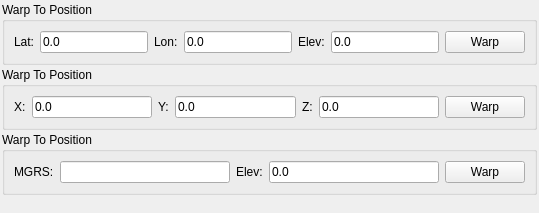
       <widget class="QWidget" name="mControlsCameraTab" >
        <attribute name="title" >
         <string>Camera</string>
        </attribute>
        <layout class="QVBoxLayout" >
         <property name="spacing" >
          <number>2</number>
         </property>
         <property name="margin" >
          <number>2</number>
         </property>
         <item>
          <widget class="QGroupBox" name="mWarpToLatLonGroup" >
           <property name="sizePolicy" >
            <sizepolicy vsizetype="Maximum" hsizetype="Preferred" >
             <horstretch>0</horstretch>
             <verstretch>0</verstretch>
            </sizepolicy>
           </property>
           <property name="title" >
            <string>Warp To Position</string>
           </property>
           <layout class="QVBoxLayout" >
            <item>
             <layout class="QHBoxLayout" >
              <item>
               <widget class="QLabel" name="mWarpToLatLabel" >
                <property name="text" >
                 <string>Lat:</string>
                </property>
               </widget>
              </item>
              <item>
               <widget class="QLineEdit" name="mWarpToLat" >
                <property name="toolTip" >
                 <string>The Latitude of the entity (North-South)</string>
                </property>
                <property name="text" >
                 <string>0.0</string>
                </property>
                <property name="readOnly" >
                 <bool>false</bool>
                </property>
               </widget>
              </item>
              <item>
               <widget class="QLabel" name="mWarpToLonLabel" >
                <property name="text" >
                 <string>Lon:</string>
                </property>
               </widget>
              </item>
              <item>
               <widget class="QLineEdit" name="mWarpToLon" >
                <property name="toolTip" >
                 <string>The longitude of the entity (East-West)</string>
                </property>
                <property name="text" >
                 <string>0.0</string>
                </property>
                <property name="readOnly" >
                 <bool>false</bool>
                </property>
               </widget>
              </item>
              <item>
               <widget class="QLabel" name="mWarpToLLElevLabel" >
                <property name="text" >
                 <string>Elev:</string>
                </property>
               </widget>
              </item>
              <item>
               <widget class="QLineEdit" name="mWarpToLLElev" >
                <property name="text" >
                 <string>0.0</string>
                </property>
               </widget>
              </item>
              <item>
               <widget class="QPushButton" name="mWarpToLLButton" >
                <property name="text" >
                 <string>Warp</string>
                </property>
               </widget>
              </item>
             </layout>
            </item>
           </layout>
          </widget>
         </item>
         <item>
          <widget class="QGroupBox" name="mWarpToXYZGroup" >
           <property name="sizePolicy" >
            <sizepolicy vsizetype="Maximum" hsizetype="Preferred" >
             <horstretch>0</horstretch>
             <verstretch>0</verstretch>
            </sizepolicy>
           </property>
           <property name="title" >
            <string>Warp To Position</string>
           </property>
           <layout class="QVBoxLayout" >
            <item>
             <layout class="QHBoxLayout" >
              <item>
               <widget class="QLabel" name="mWarpToXLabel" >
                <property name="text" >
                 <string>X:</string>
                </property>
               </widget>
              </item>
              <item>
               <widget class="QLineEdit" name="mWarpToX" >
                <property name="toolTip" >
                 <string>The Latitude of the entity (North-South)</string>
                </property>
                <property name="text" >
                 <string>0.0</string>
                </property>
                <property name="readOnly" >
                 <bool>false</bool>
                </property>
               </widget>
              </item>
              <item>
               <widget class="QLabel" name="mWarpToYLabel" >
                <property name="text" >
                 <string>Y:</string>
                </property>
               </widget>
              </item>
              <item>
               <widget class="QLineEdit" name="mWarpToY" >
                <property name="toolTip" >
                 <string>The longitude of the entity (East-West)</string>
                </property>
                <property name="text" >
                 <string>0.0</string>
                </property>
                <property name="readOnly" >
                 <bool>false</bool>
                </property>
               </widget>
              </item>
              <item>
               <widget class="QLabel" name="mWarpToZLabel" >
                <property name="text" >
                 <string>Z:</string>
                </property>
               </widget>
              </item>
              <item>
               <widget class="QLineEdit" name="mWarpToZ" >
                <property name="text" >
                 <string>0.0</string>
                </property>
               </widget>
              </item>
              <item>
               <widget class="QPushButton" name="mWarpToXYZButton" >
                <property name="text" >
                 <string>Warp</string>
                </property>
               </widget>
              </item>
             </layout>
            </item>
           </layout>
          </widget>
         </item>
         <item>
          <widget class="QGroupBox" name="mWarpToMGRSGroup" >
           <property name="sizePolicy" >
            <sizepolicy vsizetype="Maximum" hsizetype="Preferred" >
             <horstretch>0</horstretch>
             <verstretch>0</verstretch>
            </sizepolicy>
           </property>
           <property name="title" >
            <string>Warp To Position</string>
           </property>
           <layout class="QVBoxLayout" >
            <item>
             <layout class="QHBoxLayout" >
              <item>
               <widget class="QLabel" name="mWarpToMGRSLabel" >
                <property name="text" >
                 <string>MGRS:</string>
                </property>
               </widget>
              </item>
              <item>
               <widget class="QLineEdit" name="mWarpToMGRS" >
                <property name="toolTip" >
                 <string>The Latitude of the entity (North-South)</string>
                </property>
                <property name="readOnly" >
                 <bool>false</bool>
                </property>
               </widget>
              </item>
              <item>
               <widget class="QLabel" name="mWarpToMGRSElevLabel" >
                <property name="text" >
                 <string>Elev:</string>
                </property>
               </widget>
              </item>
              <item>
               <widget class="QLineEdit" name="mWarpToMGRSElev" >
                <property name="text" >
                 <string>0.0</string>
                </property>
               </widget>
              </item>
              <item>
               <widget class="QPushButton" name="mWarpToMGRSButton" >
                <property name="text" >
                 <string>Warp</string>
                </property>
               </widget>
              </item>
             </layout>
            </item>
           </layout>
          </widget>
         </item>
         <item>
          <widget class="QLabel" name="mControlsCameraImageLabel" >
           <property name="sizePolicy" >
            <sizepolicy vsizetype="Minimum" hsizetype="Preferred" >
             <horstretch>0</horstretch>
             <verstretch>0</verstretch>
            </sizepolicy>
           </property>
           <property name="text" >
            <string/>
           </property>
          </widget>
         </item>
        </layout>
       </widget>
